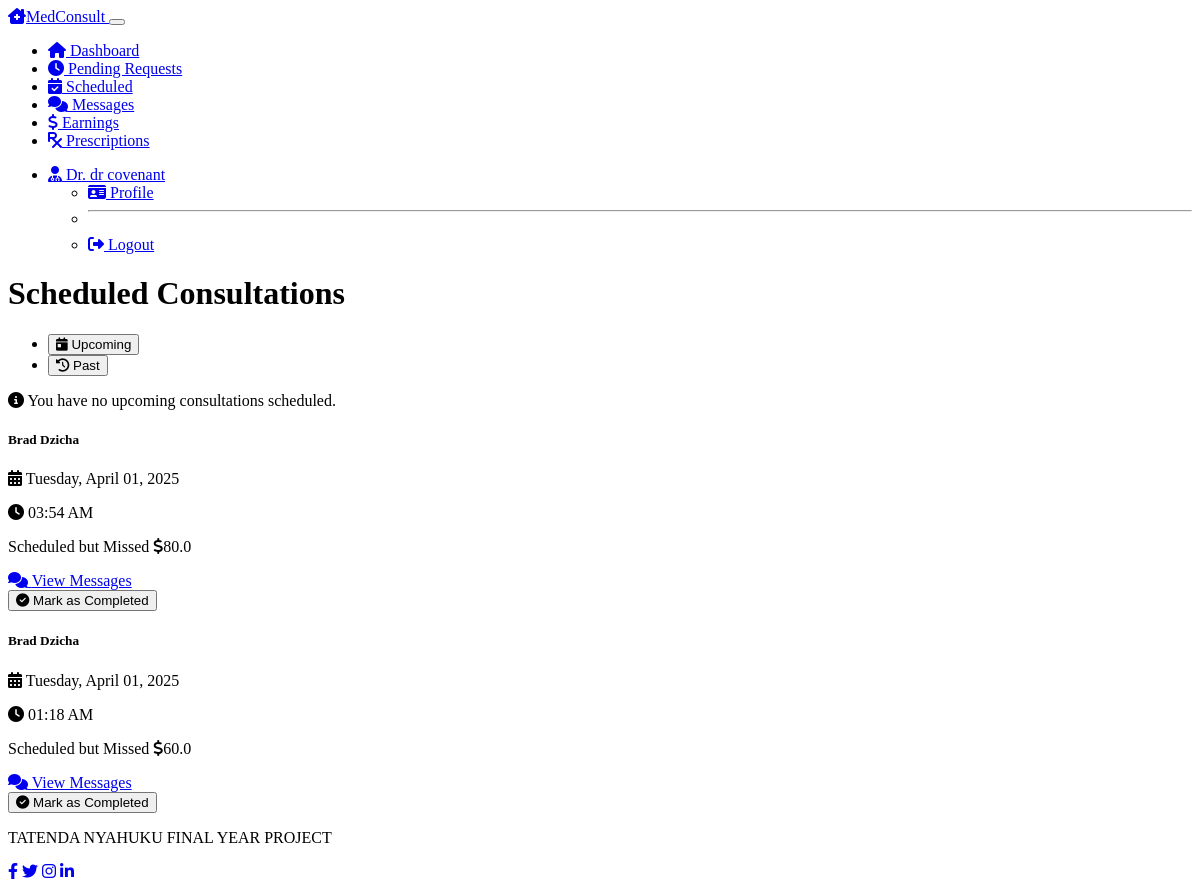
Page /doctor/scheduled-consultations (signed in) on the earlier database version.
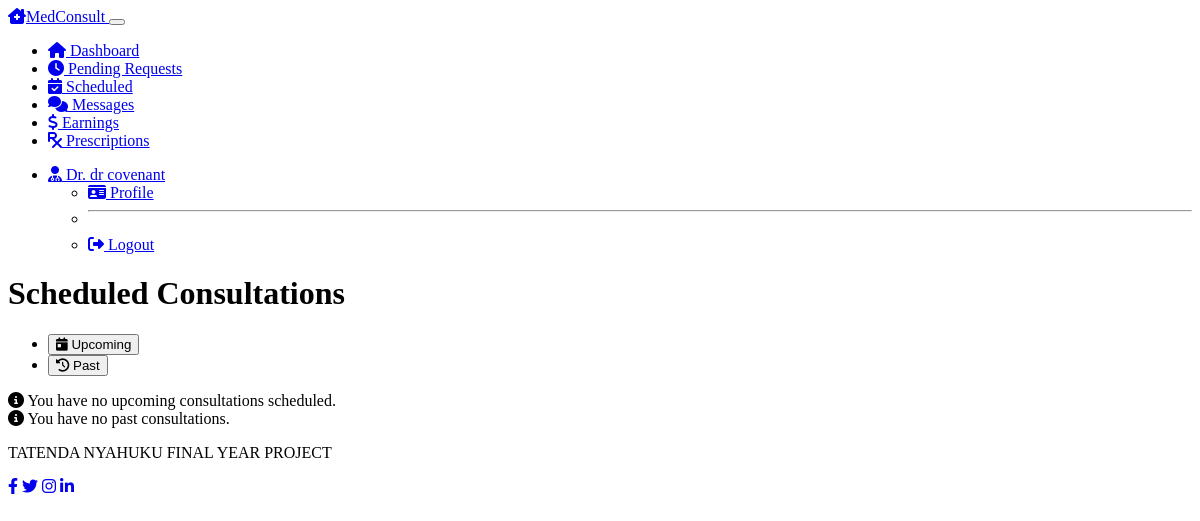
Same page on the later database version.
### models.py (models this page shows, shortened)
class Consultation(db.Model):
    __tablename__ = 'consultations'
    id = db.Column(db.Integer, primary_key=True)
    patient_id = db.Column(db.Integer, db.ForeignKey('patients.id'), nullable=False)
    doctor_id = db.Column(db.Integer, db.ForeignKey('doctors.id'), nullable=False)
    status = db.Column(db.String(50), default='requested')  # requested, accepted, rejected, completed, cancelled
    proposed_fee = db.Column(db.Float, nullable=False)
    final_fee = db.Column(db.Float, nullable=True)
    scheduled_time = db.Column(db.DateTime, nullable=True)
    created_at = db.Column(db.DateTime, default=datetime.utcnow)
    completed_at = db.Column(db.DateTime, nullable=True)
    messages = db.relationship('Message', backref='consultation', lazy=True)
    prescriptions = db.relationship('Prescription', backref='consultation', lazy=True)

class Patient(db.Model):
    __tablename__ = 'patients'
    id = db.Column(db.Integer, primary_key=True)
    user_id = db.Column(db.Integer, db.ForeignKey('users.id'), nullable=False)
    first_name = db.Column(db.String(50), nullable=False)
    last_name = db.Column(db.String(50), nullable=False)
    date_of_birth = db.Column(db.Date, nullable=True)
    phone_number = db.Column(db.String(20), nullable=True)
    address = db.Column(db.String(200), nullable=True)
    consultations = db.relationship('Consultation', backref='patient', lazy=True)
    wallet_balance = db.Column(db.Float, default=0.0)

### routes.py (the view)
@app.route('/doctor/scheduled-consultations')
@login_required
@verified_doctor_required
def doctor_scheduled_consultations():
    consultations = Consultation.query.filter_by(
        doctor_id=current_user.doctor.id,
        status='accepted'
    ).order_by(Consultation.scheduled_time).all()
    return render_template('doctor/scheduled_consultations.html',
                          title='Scheduled Consultations',
                          consultations=consultations,
                          now=datetime.utcnow,
                          timedelta=timedelta)

### models.py (called while the page is built)
@login_manager.user_loader
def load_user(user_id):
    user = User.query.get(int(user_id))
    if user:
        return user
    return None

### routes.py (called while the page is built)
def verified_doctor_required(f):
    @wraps(f)
    def decorated_function(*args, **kwargs):
        if not current_user.is_authenticated or current_user.role != 'doctor':
            flash('Access denied: Doctor access required', 'danger')
            return redirect(url_for('login'))
        if not current_user.doctor.is_verified:
            flash('Access denied: Your account needs to be verified by an administrator before you can access this feature', 'warning')
            return redirect(url_for('doctor_dashboard'))
        return f(*args, **kwargs)
    return decorated_function

### templates/doctor/scheduled_consultations.html (shortened to what the changed rows need)
{% extends "layout.html" %}
{% block content %}
<div class="row mb-4">
    <div class="col-12">
        <h1 class="mb-4">Scheduled Consultations</h1>
        <div class="tab-content" id="consultationsTabContent">
                {% set upcoming = consultations|selectattr('status', 'equalto', 'accepted')|selectattr('scheduled_time', 'gt', now())|list %}
            <div class="tab-pane fade" id="past" role="tabpanel" aria-labelledby="past-tab">
                {% set past = consultations|selectattr('status', 'equalto', 'completed')|list %}
                {% set past = past + consultations|selectattr('status', 'equalto', 'accepted')|selectattr('scheduled_time', 'le', now())|list %}
                {% if past %}
                    {% for consultation in past|sort(attribute='scheduled_time', reverse=true) %}
                        <div class="card consultation-item status-{{ consultation.status }} bg-dark text-light mb-4">
                            <div class="card-body">
                                <div class="row">
                                    <div class="col-md-7">
                                        <h5 class="card-title mb-2">{{ consultation.patient.first_name }} {{ consultation.patient.last_name }}</h5>
                                        {% if consultation.scheduled_time %}
                                            <p class="mb-1">
                                                <i class="fas fa-calendar-alt me-2"></i>
                                                {{ consultation.scheduled_time.strftime('%A, %B %d, %Y') }}
                                            </p>
                                            <p class="mb-2">
                                                <i class="fas fa-clock me-2"></i>
                                                {{ consultation.scheduled_time.strftime('%I:%M %p') }}
                                            </p>
                                        {% endif %}
                                        <p class="mb-0">
                                            {% if consultation.status == 'completed' %}
                                                <span class="badge bg-success">Completed</span>
                                            {% elif consultation.status == 'accepted' %}
                                                <span class="badge bg-warning text-dark">Scheduled but Missed</span>
                                            {% endif %}
                                            <span class="badge bg-primary">
                                                <i class="fas fa-dollar-sign me-1"></i>{{ consultation.final_fee }}
                                            </span>
                                        </p>
                                    </div>
                                    <div class="col-md-5 text-end">
                                        <div class="mb-2">
                                            <a href="{{ url_for('doctor_consultation_messages', consultation_id=consultation.id) }}" class="btn btn-outline-primary">
                                                <i class="fas fa-comments me-1"></i> View Messages
                                            </a>
                                        </div>
                                        {% if consultation.status == 'accepted' %}
                                            <div class="mb-2">
                                                <form action="{{ url_for('complete_consultation', consultation_id=consultation.id) }}" method="post">
                                                    <button type="submit" class="btn btn-success">
                                                        <i class="fas fa-check-circle me-1"></i> Mark as Completed
                                                    </button>
                                                </form>
                                            </div>
                                        {% endif %}
                                    </div>
                                </div>
                            </div>
                        </div>
                    {% endfor %}
                {% else %}
                    <div class="alert alert-info">
                        <i class="fas fa-info-circle me-2"></i>
                        You have no past consultations.
                    </div>
                {% endif %}
            </div>
        </div>
    </div>
</div>
{% endblock %}

Differences in the rows shown:
no longer on this page (row edited): Consultation: patient.first_name "Brad", patient.last_name "Dzicha", scheduled_time "Tuesday, April 01, 2025", scheduled_time "03:54 AM", status "Scheduled but Missed", final_fee "80.0"
no longer on this page (row edited): Consultation: patient.first_name "Brad", patient.last_name "Dzicha", scheduled_time "Tuesday, April 01, 2025", scheduled_time "01:18 AM", status "Scheduled but Missed", final_fee "60.0"
Other differences:
text now shown: "You have no past consultations."
